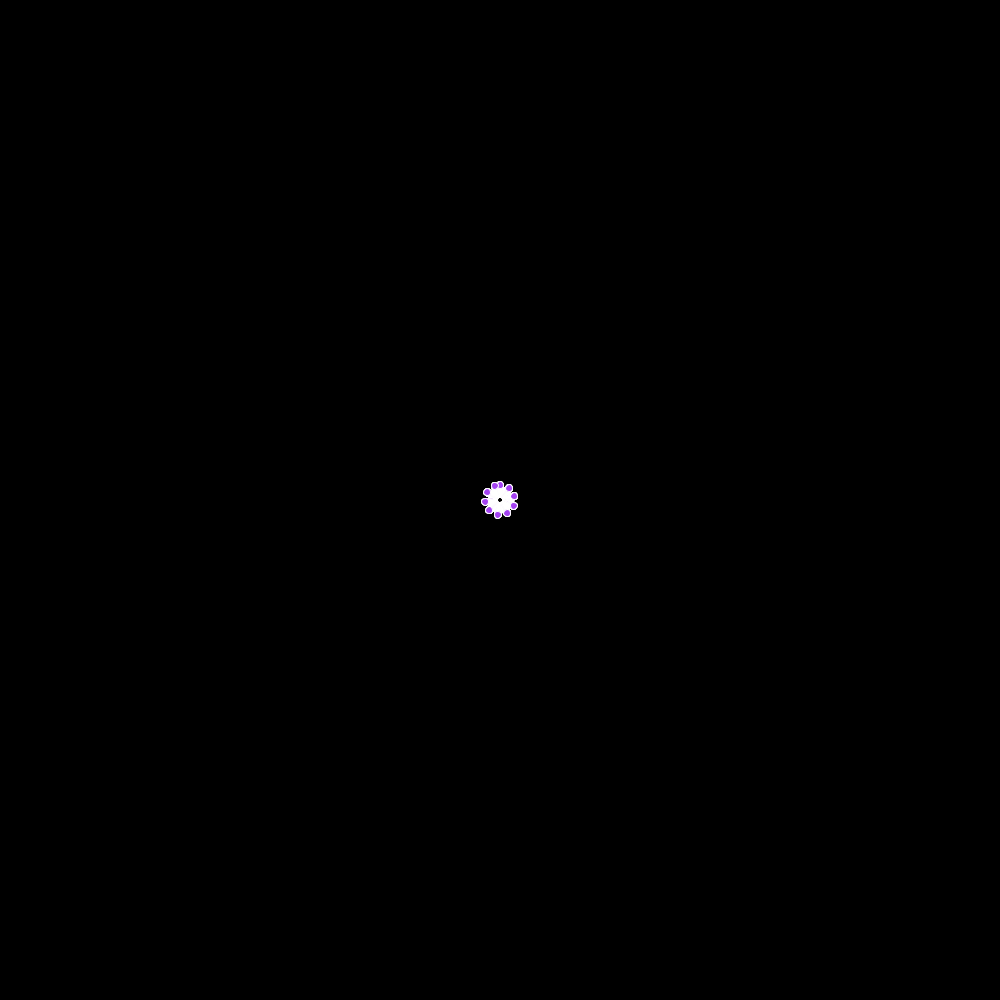
Frame 1 (no input)
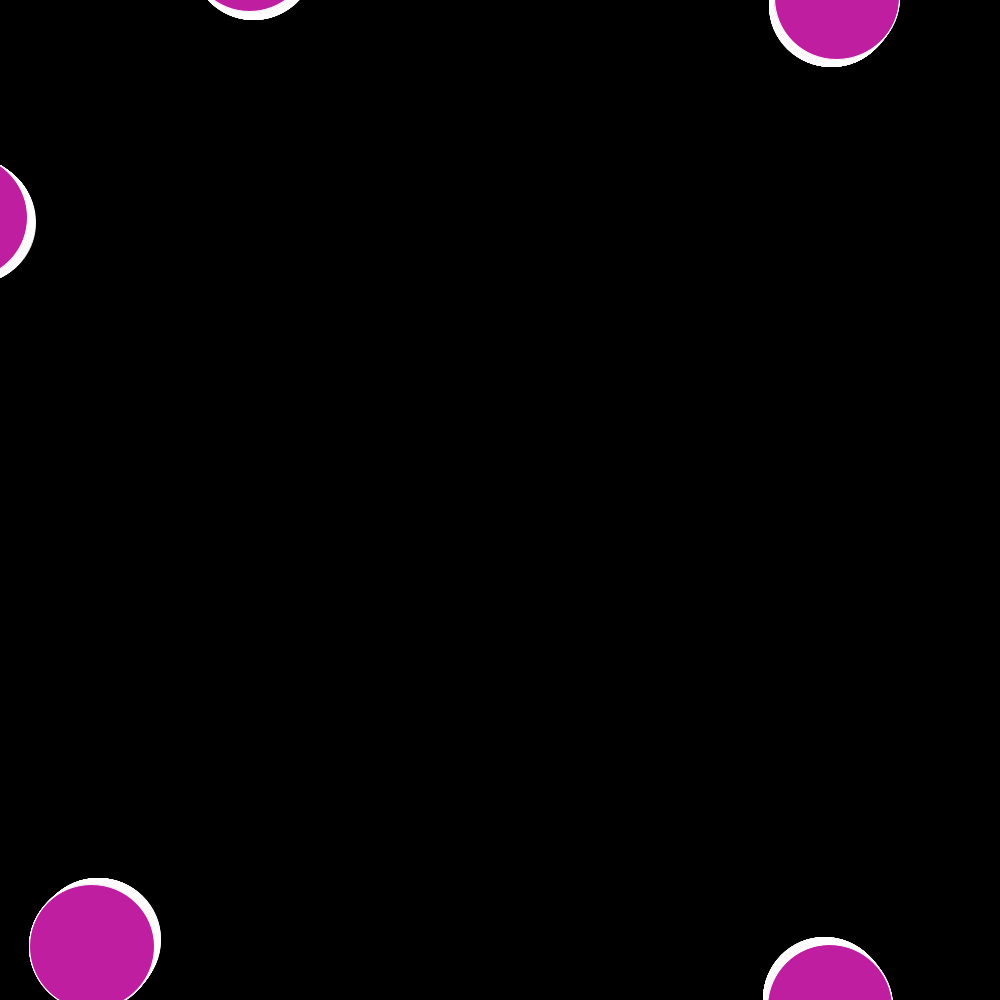
Frame 60 (the mouse pressed at the canvas centre just before this capture)
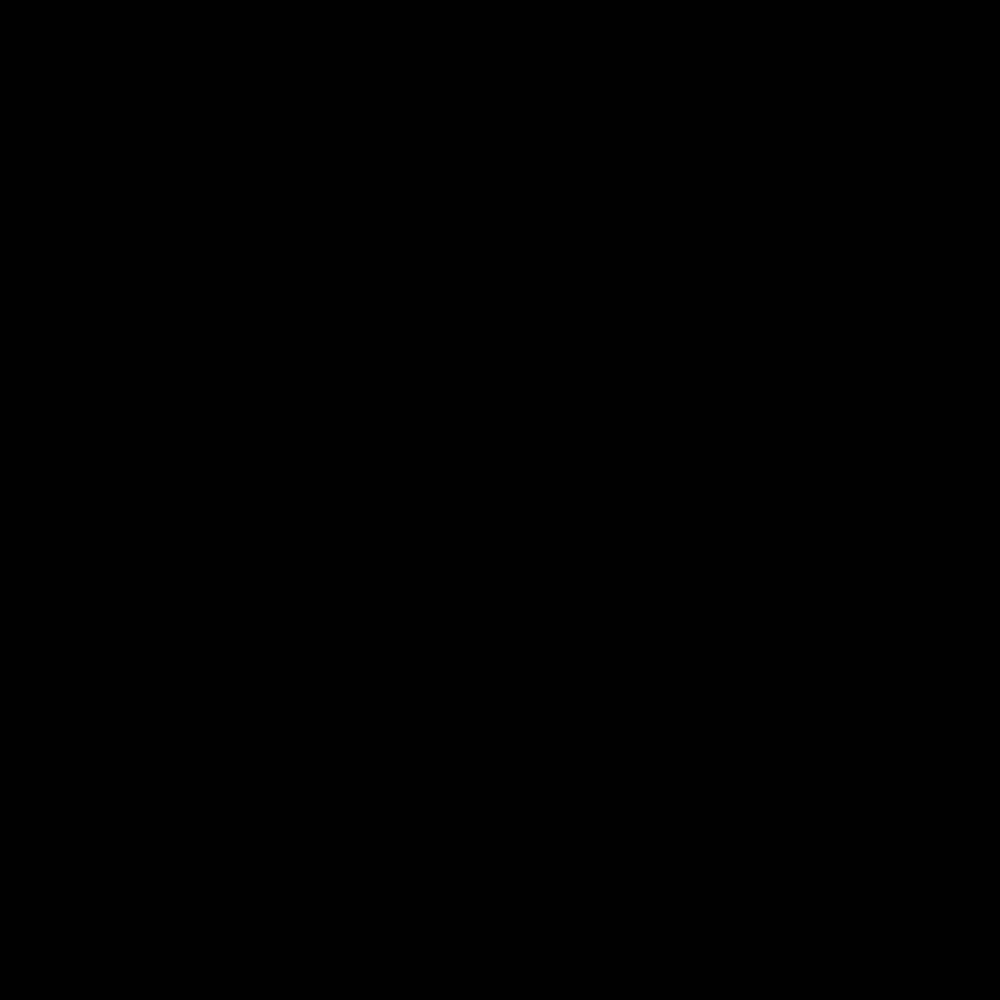
Frame 120 (the mouse held since frame 60 and released just before this capture)

The Processing sketch that drew these frames (run headless with seeded random() and noise(); from frame 60 on, the mouse is pressed at the canvas centre):

// Processing sketch: spiral
// ── spiral.pde
void setup()
{
  size (1000, 1000);
  cx = width / 2.0f;
  cy = height / 2.0f;
  rad = 5.0f;
  theta = 0.01f;
}
float cx, cy;
float rad;
float smallR = 5.0f;
float theta;
float frameoffset;
int arms = 10;
void draw()
{
  background(0);
  stroke(255);
  fill(random(0, 255), random(0, 255), random(0, 255));
  float thetaInc = TWO_PI / arms;
  float offset = 0.01f;
  for (int cCount = 0; cCount < 100; cCount ++)
  {
    for (float theta = 0; theta < TWO_PI; theta += thetaInc)
    {
      float x, y;
      x = cx + sin (theta + frameoffset) * rad;
      y = cy - cos (theta + frameoffset) * rad;
      ellipse(x, y, smallR, smallR);
      theta += 0.03f;
      rad += 0.01;
    }
    smallR += 0.02f;
    offset += 0.03f;
  }
  frameoffset += 0.01f;
}
